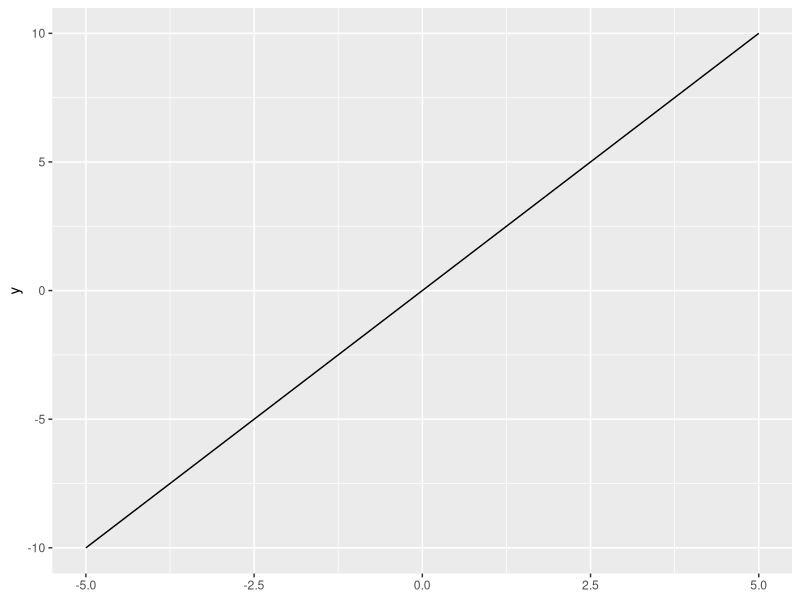
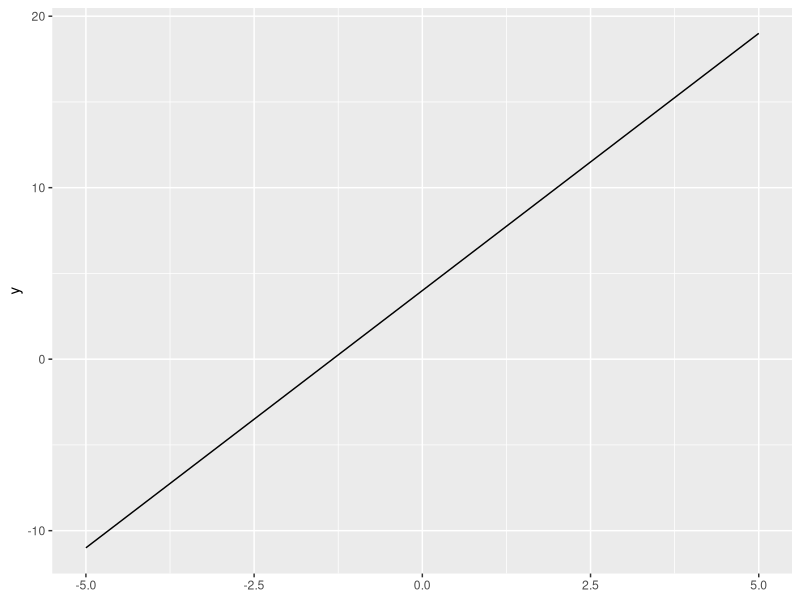
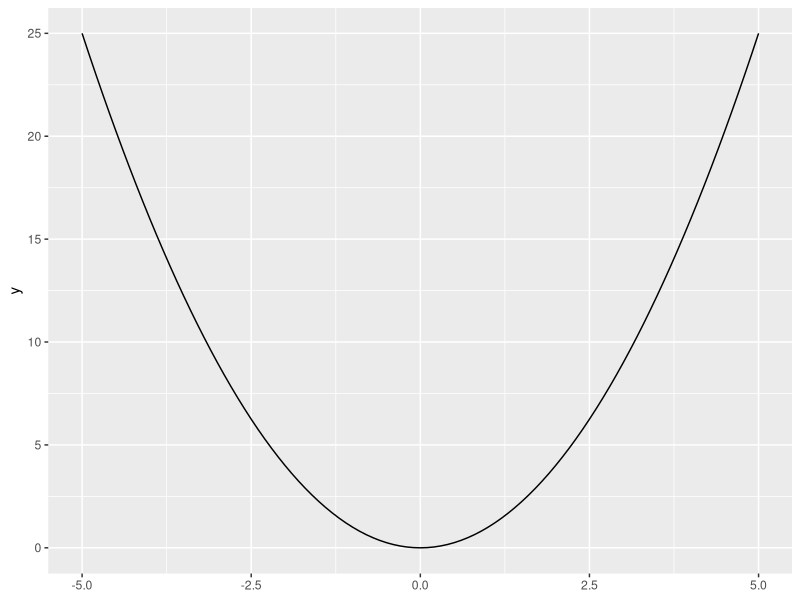
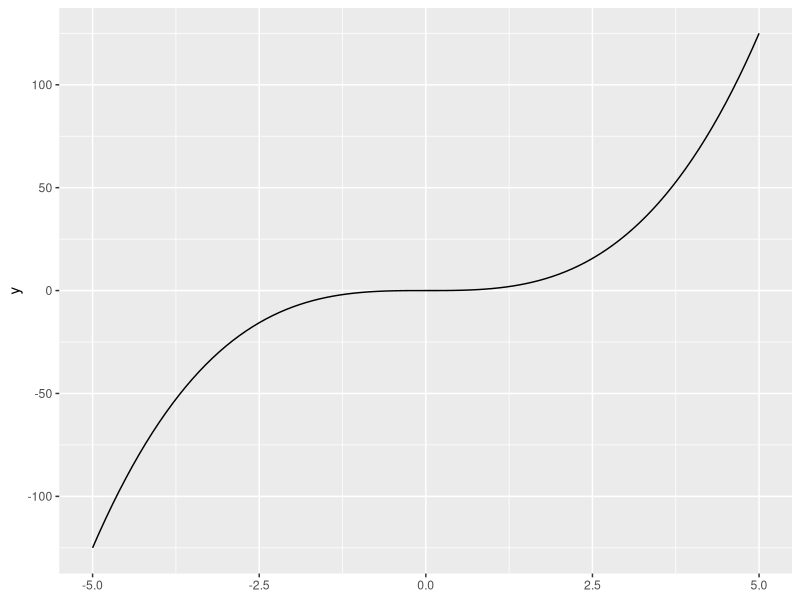
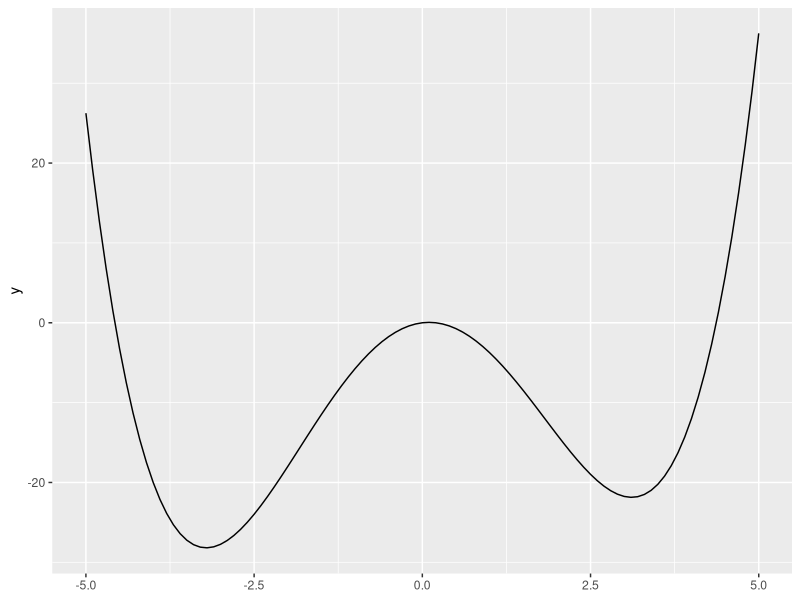
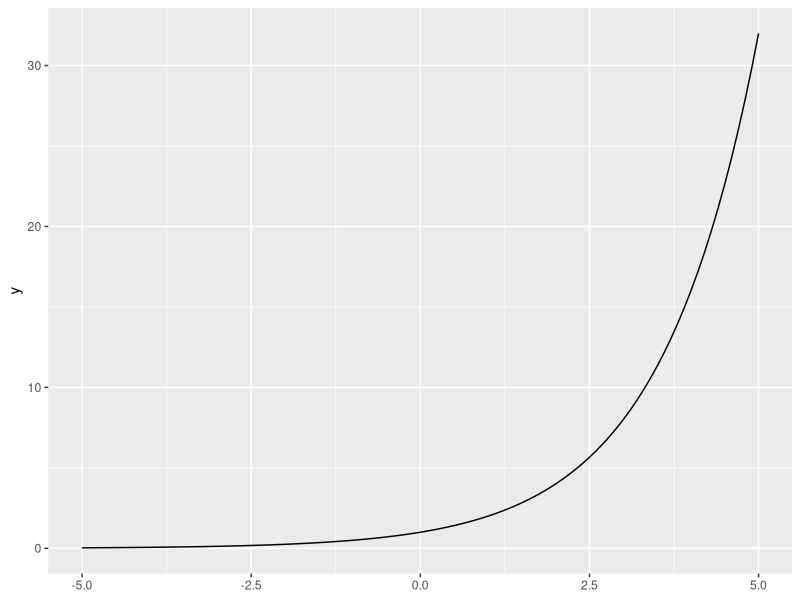

Write R code to recreate these figures, in order.
## ---- chunk 1
mult_by_two <- function(x){x * 2}
## ---- chunk 2
mult_by_two(x = 5) # we can also omit the argument name (x =)
## ---- chunk 3
mult_by_two(1:10)
## ---- chunk 4
calc_circle_area <- function(r){
    pi * r ^ 2
}
calc_circle_area(r = 3)
## ---- chunk 5
mult_by <- function(x, mult){x * mult}
## ---- chunk 6
mult_by(x = 1:5, mult = 10)
## ---- chunk 7
mult_by(1:5, mult = 10)
## ---- chunk 8
mult_by(1:5, 10)
## ---- chunk 9
library(tidyverse)
## ---- chunk 10
ggplot() +
  stat_function(fun = mult_by_two, 
                xlim = c(-5, 5)) # domain over which we will plot the function
## ---- chunk 11
say_my_name <- function(my_name){paste("My name is", my_name)}
## ---- chunk 12
say_my_name("Inigo Montoya")
## ---- chunk 13
ggplot() +
  stat_function(fun = function(x){3 * x + 4}, # we don't need to create an object
                xlim = c(-5, 5)) 
## ---- chunk 14
ggplot() +
  stat_function(fun = function(x){x ^ 2},
                xlim = c(-5, 5)) 
## ---- chunk 15
ggplot() +
  stat_function(fun = function(x){x ^ 3},
                xlim = c(-5, 5)) 
## ---- chunk 16
ggplot() +
  stat_function(fun = function(x){1/4 * x ^ 4 - 5 * x ^ 2 + x},
                xlim = c(-5, 5)) 
## ---- chunk 17
ggplot() +
  stat_function(fun = function(x){2 ^ x},
                xlim = c(-5, 5)) 
## ---- chunk 18
log(100)
## ---- chunk 19
log(100, base = 10)
